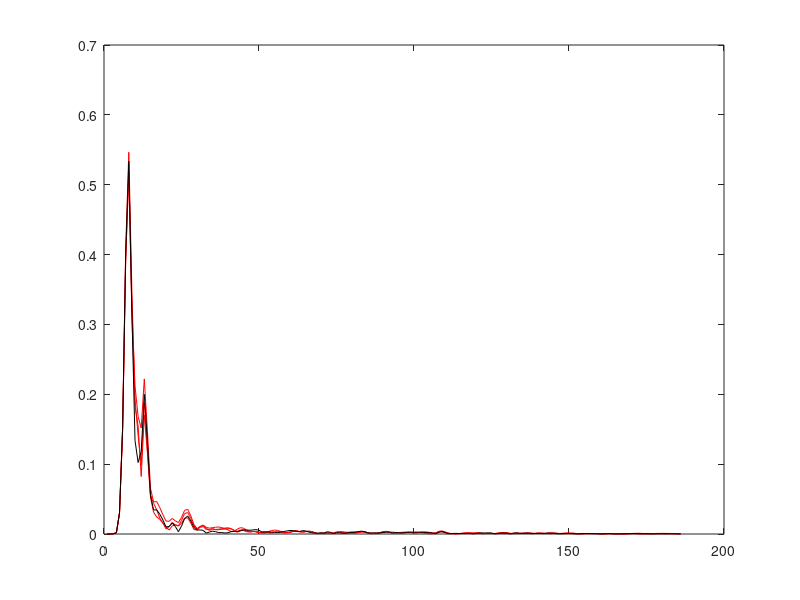

Source code (MATLAB):
load('0mm-1.mat')
plot(abs(bb0_1400f3), 'red')
hold on
load('0mm-2.mat')
plot(abs(bb0_1400f3), 'red')
load('0mm-3.mat')
plot(abs(bb0_1400f3), 'red')
load('0mm-4.mat')
plot(abs(bb0_1400f3), 'black')
